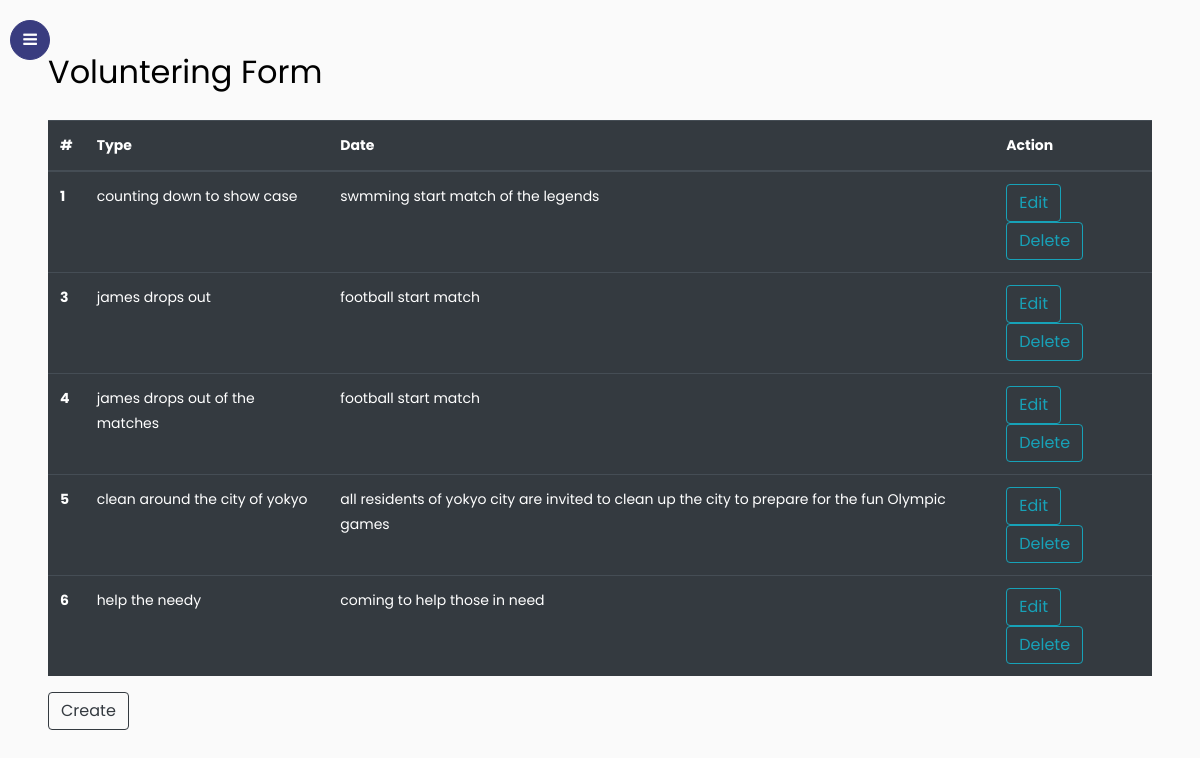
Page /users/volunteering on the committed database.
### users/models.py (models this page shows)
class Volunteer_Programs(models.Model):
    Title = models.CharField(max_length=200,help_text='title of the programs')
    Description = models.CharField(max_length=400,help_text='description of the program')

### users/views.py (the view)
# urls.py: path('volunteering', views.volunteView,name='volunteering'),
def volunteView(request):
    vform = Volunteer_Programs.objects.all()
    return render(request,'Volunteer.html',{'form':vform})

### templates/Volunteer.html
{% extends 'indexV.html' %}
{% block content %}
<div class="row">
  <div class="col">
    <table class="table table-dark">
      <thead>
        <tr>
          <th scope="col">#</th>
          <th scope="col">Type</th>
          <th scope="col">Date</th>
          <th scope="col">Action</th>
        </tr>
      </thead>
      <tbody>
        {% for form in form %}
        <tr>
          <th scope="row">{{ form.id }}</th>
          <td>{{ form.Title }}</td>
          <td>{{ form.Description }}</td>
          <td>
            <a class="btn btn-outline-info" href="{% url 'editV' form.id %}"
              >Edit</a>
          <a class="btn btn-outline-info" href="{% url 'deleteV' form.id %}"
              >Delete</a>
          </td>
        </tr>
        {% endfor %}
      </tbody>
    </table>
  </div>
</div>
<a href="volunteViewAdd" class="btn btn-outline-dark">Create</a>
</div>
{% endblock %}

### rows in the picture
Volunteer_Programs: id "1", Title "counting down to show case", Description "swmming start match of the legends"
Volunteer_Programs: id "3", Title "james drops out", Description "football start match"
Volunteer_Programs: id "4", Title "james drops out of the matches", Description "football start match"
Volunteer_Programs: id "5", Title "clean around the city of yokyo", Description "all residents of yokyo city are invited to clean up the city to prepare for the fun Olympic games"
Volunteer_Programs: id "6", Title "help the needy", Description "coming to help those in need"
